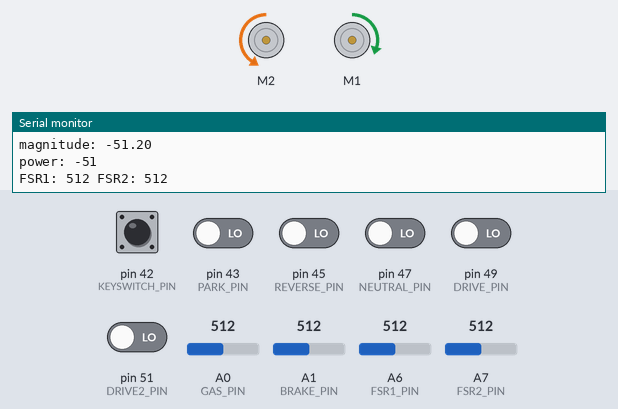
Recording of a sketch running on a simulated Arduino Mega 2560, built with avr-gcc and run on an emulated ATmega2560. Parts: 2 × DC motor (green arrow = forward, orange = backward, longer = faster), the last lines printed to the serial monitor. The test bench sets the inputs (shaded band); at power-on: pin 42 (KEYSWITCH_PIN), pin 43 (PARK_PIN), pin 45 (REVERSE_PIN), pin 47 (NEUTRAL_PIN), pin 49 (DRIVE_PIN), pin 51 (DRIVE2_PIN) LOW, A6 (FSR1_PIN) = 512, A7 (FSR2_PIN) = 512, A0 (GAS_PIN) = 512, A1 (BRAKE_PIN) = 512.

Above: at 1.2 s.
1.3 s: A6 (FSR1_PIN) set to 716
At 2.0 s:
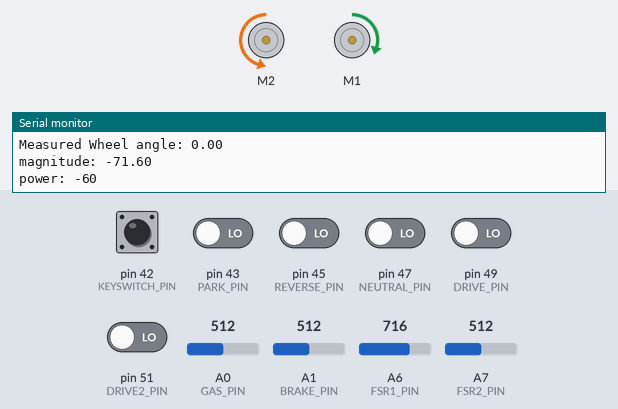
2.9 s: A6 (FSR1_PIN) set to 30
At 3.5 s:
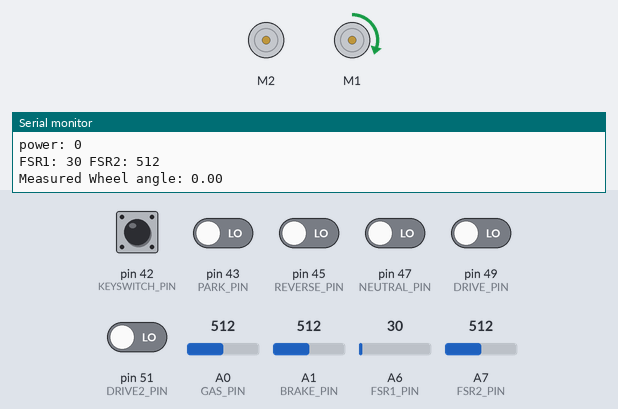
4.5 s: A6 (FSR1_PIN) set to 115
7.5 s: A6 (FSR1_PIN) set to 131
At 8.3 s:
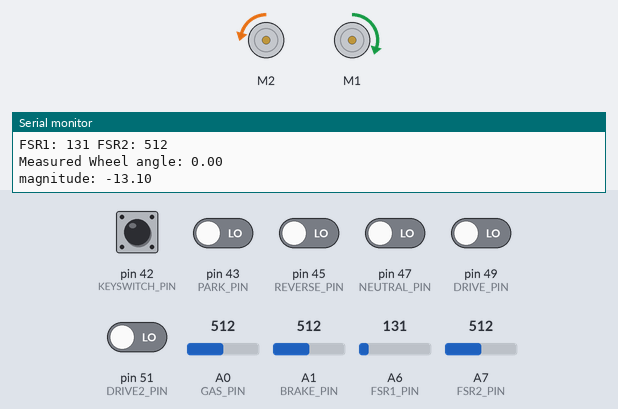
9.0 s: A6 (FSR1_PIN) set to 200
At 10.2 s:
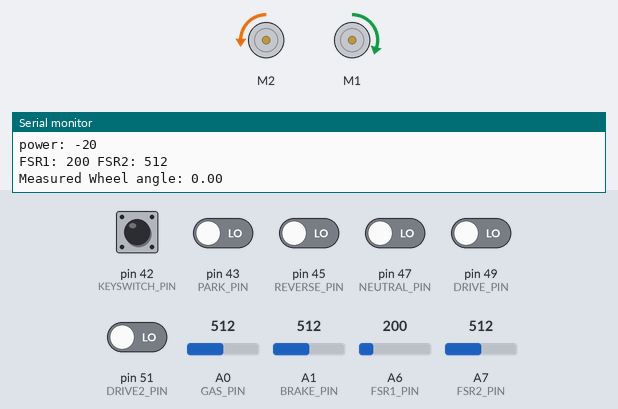
10.5 s: A7 (FSR2_PIN) set to 104
12.0 s: A7 (FSR2_PIN) set to 95
Timing chart, 0 to 15.0 s (numbered marks = the images above; inputs shaded):
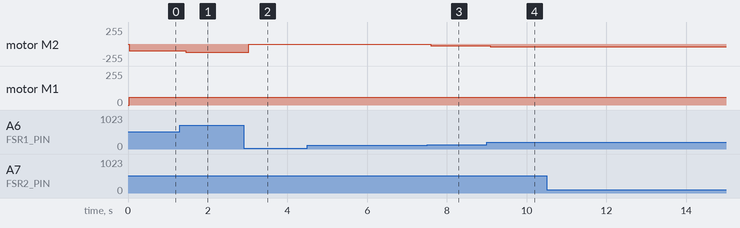

Measured:
- after the input at 1.3 s, motor M2: backward 102/255 → backward 120/255 after 0.15 s
- after the input at 2.9 s, motor M2: backward 120/255 → stopped after 0.12 s
- after the input at 7.5 s, motor M2: stopped → backward 26/255 after 0.09 s
- after the input at 9.0 s, motor M2: backward 26/255 → backward 40/255 after 0.09 s

The sketch:

driving_sim_sketch.ino
```cpp
#include <Wire.h>
#include <SabertoothSimplified.h>

struct Calibration {
  int brake_min;
  int brake_max;
  int gas_min;
  int gas_max;
  double rads_per_tick;
  int vibration_min;
  int vibration_max;
  int wheel_power_min;
  int wheel_power_max;
};

union PiDouble {
  byte b[8];
  double d;
};

#ifdef DEBUG
#define DEBUG_PRINT(msg) { Serial.print(msg); }
#else
#define DEBUG_PRINT(msg) {}
#endif

#define ENCODER_IS_REVERSED 1

#define ESTOP_PIN 25
#define KEYSWITCH_PIN 42

#define DRIVE2_PIN 51
#define DRIVE_PIN 49
#define NEUTRAL_PIN 47
#define REVERSE_PIN 45
#define PARK_PIN 43

#define DRIVE2_GEAR 4
#define DRIVE_GEAR 3
#define NEUTRAL_GEAR 2
#define REVERSE_GEAR 1
#define PARK_GEAR 0
#define UNKNOWN_GEAR -1

#define GAS_PIN 0
#define BRAKE_PIN 1

#define ENCODER_A 52
#define ENCODER_B 50

#define SLAVE_ADDRESS 0x04

#define WHEEL_ANGLE_ID 0x00
#define GAS_POS_ID 0x01
#define BRAKE_POS_ID 0x02
#define GEAR_ID 0x03
#define VIBRATION_ID 0x04
#define KEY_TURNED_ID 0x05

#define WHEEL_MOTOR 2
#define VIBRATION_MOTOR 1

#define FSR1_PIN 6
#define FSR2_PIN 7

volatile bool keyswitch_on = false;
volatile int gearshift_state = UNKNOWN_GEAR;

volatile PiDouble gas;
volatile PiDouble brake;

struct Calibration cal;

volatile bool encoder_b_state;
volatile long encoder_ticks = 0;
volatile PiDouble wheel_angle;

volatile int received_byte_count = 0;
volatile PiDouble desired_wheel_angle;
volatile PiDouble desired_wheel_force;
volatile PiDouble desired_vibration;

volatile int next_data_to_send = WHEEL_ANGLE_ID;

double Kp = 50;
double Kf = 0.1;

double force_threshold = 120;

int fsr1_raw = 0; //right side relative to driver
int fsr2_raw = 0; //left side relative to driver

SabertoothSimplified ST;

void setup() {
  // set calibration values
  cal.brake_min = 190;
  cal.brake_max = 960;
  cal.gas_min = 417;
  cal.gas_max = 640;
  cal.rads_per_tick = 0.00770942982476;
  cal.vibration_min = 0;
  cal.vibration_max = 60;
  cal.wheel_power_min = -60;
  cal.wheel_power_max = 60;

  desired_wheel_angle.d = 0;
  desired_wheel_force.d = 0;
  desired_vibration.d = 0;

  wheel_angle.d = 0;

  SabertoothTXPinSerial.begin(9600);
  ST.motor(WHEEL_MOTOR, 0);
  ST.motor(VIBRATION_MOTOR, 0);

  Serial.begin(9600);

  // estop setup
  pinMode(ESTOP_PIN, INPUT);
  attachInterrupt(ESTOP_PIN, activateEstop, HIGH);

  // keyswitch setup
  pinMode(KEYSWITCH_PIN, INPUT);
  keyswitch_on = digitalRead(KEYSWITCH_PIN);

  // Gear shift setup
  pinMode(DRIVE2_PIN, INPUT);
  pinMode(DRIVE_PIN, INPUT);
  pinMode(NEUTRAL_PIN, INPUT);
  pinMode(REVERSE_PIN, INPUT);
  pinMode(PARK_PIN, INPUT);

  gearshift_state = getGear(gearshift_state);

  // gas and brake setup
  gas.d = getGas();
  brake.d = getBrake();

  // Enocder setup
  pinMode(ENCODER_A, INPUT);
  pinMode(ENCODER_B, INPUT);
  attachInterrupt(ENCODER_A, handleEncoderChange, RISING);

  Wire.begin(SLAVE_ADDRESS);

  Wire.onReceive(receiveData);
  Wire.onRequest(sendData);

}

void loop() {
  keyswitch_on = digitalRead(KEYSWITCH_PIN);

  gearshift_state = getGear(gearshift_state);
  /*switch(gearshift_state) {
    case UNKNOWN_GEAR:
      DEBUG_PRINT("Unknown");
      break;
    case PARK_GEAR:
      DEBUG_PRINT("Park");
      break;
    case REVERSE_GEAR:
      DEBUG_PRINT("Reverse");
      break;
    case NEUTRAL_GEAR:
      DEBUG_PRINT("Neutral");
      break;
    case DRIVE_GEAR:
      DEBUG_PRINT("Drive");
      break;
    case DRIVE2_GEAR:
      DEBUG_PRINT("Drive 2");
      break;
  }
  DEBUG_PRINT("\n");*/

  gas.d = getGas();
  brake.d = getBrake();

  wheel_angle.d = encoder_ticks*cal.rads_per_tick;

  setVibration(desired_vibration.d);
  //setVibration(20);

  fsr1_raw = analogRead(FSR1_PIN);
  fsr2_raw = analogRead(FSR2_PIN);

  //if(millis() % 100 == 0)
  //{
    Serial.print("FSR1: ");
    Serial.print(fsr1_raw);
    Serial.print(" FSR2: ");
    Serial.println(fsr2_raw);
     /*Serial.print("Desired Wheel angle: ");
    Serial.println(desired_wheel_angle.d);*/
    Serial.print("Measured Wheel angle: ");
    Serial.println(wheel_angle.d);

   /* Serial.print("Brake :");
    Serial.println(brake.d);
    Serial.print("Gas :");
    Serial.println(gas.d);
     Serial.print("Wheel force: ");
      Serial.println(desired_wheel_force.d);
     Serial.print("vibration: ");
    Serial.println(desired_vibration.d); */
  //}
  if(fsr1_raw > force_threshold) //turning right -> assist right
  {
    setWheelPower(-Kf * fsr1_raw);
  }
  /*else if(fsr2_raw > fsr1_raw) //turning left -> assist left
  {
    setWheelPower(Kf * fsr2_raw);
  }*/
  else
  {
    /*if(wheel_angle.d > 0) //left turn -> go right
    {
      setWheelPower(-force_threshold);
    }
    else*/ if(wheel_angle.d < 0) //right turn -> go left
    {
      setWheelPower(Kp*-wheel_angle.d);
    }
    else
    {
      setWheelPower(0);
    }
  }

  //setWheelPower(Kp*(desired_wheel_angle.d - wheel_angle.d));
}

void setVibration(double magnitude) {
   magnitude = max(0, min(1, magnitude));
   int power = magnitude*(cal.vibration_max - cal.vibration_min) + cal.vibration_min;
   ST.motor(VIBRATION_MOTOR, 30);
}

void setWheelPower(double magnitude) {
   int power = (int)max(cal.wheel_power_min, min(cal.wheel_power_max, magnitude));
  //if(millis() % 100)
  //{
    Serial.print("magnitude: ");
    Serial.println(magnitude);
    Serial.print("power: ");
    Serial.println(power);
  //}*/
  ST.motor(WHEEL_MOTOR, power);
}

void activateEstop() {
  bool estop_active = true;
  do {
    Serial.println("Estop");
    estop_active = digitalRead(ESTOP_PIN);
    delayMicroseconds(500000);
  } while(estop_active);
  received_byte_count = 0;
}

int getGear(int last_state) {
   if(digitalRead(DRIVE2_PIN))
     return DRIVE2_GEAR;
   else if(digitalRead(DRIVE_PIN))
     return DRIVE_GEAR;
   else if(digitalRead(NEUTRAL_PIN))
     return NEUTRAL_GEAR;
   else if(digitalRead(PARK_PIN))
     return PARK_GEAR;
   else if(digitalRead(REVERSE_PIN))
   {
     if(last_state == NEUTRAL_GEAR || last_state == PARK_GEAR)
       return REVERSE_GEAR;
     return last_state;
   }

   return last_state;
}

float getGas() {
   float val = (float)(analogRead(GAS_PIN) - (float)cal.gas_min)/((float)(cal.gas_max - cal.gas_min));
   return max(min(val, 1), 0);
}

float getBrake() {
  float val = (float)(analogRead(BRAKE_PIN) - (float)cal.brake_min)/((float)(cal.brake_max - cal.brake_min));
   return max(min(val, 1), 0);
}

void handleEncoderChange() {
    encoder_b_state = digitalRead(ENCODER_B);
    // and adjust counter + if A leads B
    #ifdef ENCODER_IS_REVERSED
      encoder_ticks -= encoder_b_state ? -1 : +1;
    #else
      encoder_ticks += encoder_b_state ? -1 : +1;
    #endif
}

void receiveData(int byteCount) {
  if(byteCount < 25)
  {
    while(Wire.available())
      Wire.read();
  }
  while(Wire.available())
  {
    received_byte_count = received_byte_count % 24;
    if(received_byte_count == 0)
      Wire.read(); // skip the first value

    switch(received_byte_count / 8)
    {
     case 0:
      desired_wheel_angle.b[received_byte_count % 8] = Wire.read();
      break;
     case 1:
      desired_wheel_force.b[received_byte_count % 8] = Wire.read();
      break;
     case 2:
      desired_vibration.b[received_byte_count % 8] = Wire.read();
      break;
    }

    received_byte_count++;
  }

}

void sendData() {
  static int temp=0;
  switch(next_data_to_send) {
  case WHEEL_ANGLE_ID:
   Wire.write(WHEEL_ANGLE_ID);
   for(int i=0; i<8; i++)
   {
      Wire.write(wheel_angle.b[i] >> 4);
      Wire.write(wheel_angle.b[i] & 0x0F);
   }
    break;
  case GAS_POS_ID:
   Wire.write(GAS_POS_ID);
   for(int i=0; i<8; i++)
   {
      Wire.write(gas.b[i] >> 4);
      Wire.write(gas.b[i] & 0x0F);
   }
  break;
  case BRAKE_POS_ID:
   Wire.write(BRAKE_POS_ID);
   for(int i=0; i<8; i++)
   {
      Wire.write(brake.b[i] >> 4);
      Wire.write(brake.b[i] & 0x0F);
   }
    break;
  case GEAR_ID:
    Wire.write(GEAR_ID);
    Wire.write(gearshift_state);
    break;
  case VIBRATION_ID:
    Wire.write(VIBRATION_ID);
    for(int i=0; i<8; i++)
   {
      Wire.write(desired_vibration.b[i] >> 4);
      Wire.write(desired_vibration.b[i] & 0x0F);
   }
    break;
  case KEY_TURNED_ID:
    Wire.write(KEY_TURNED_ID);
    Wire.write(keyswitch_on);
    break;
  }
  next_data_to_send++;
  next_data_to_send = next_data_to_send % (KEY_TURNED_ID + 1);
}
```
